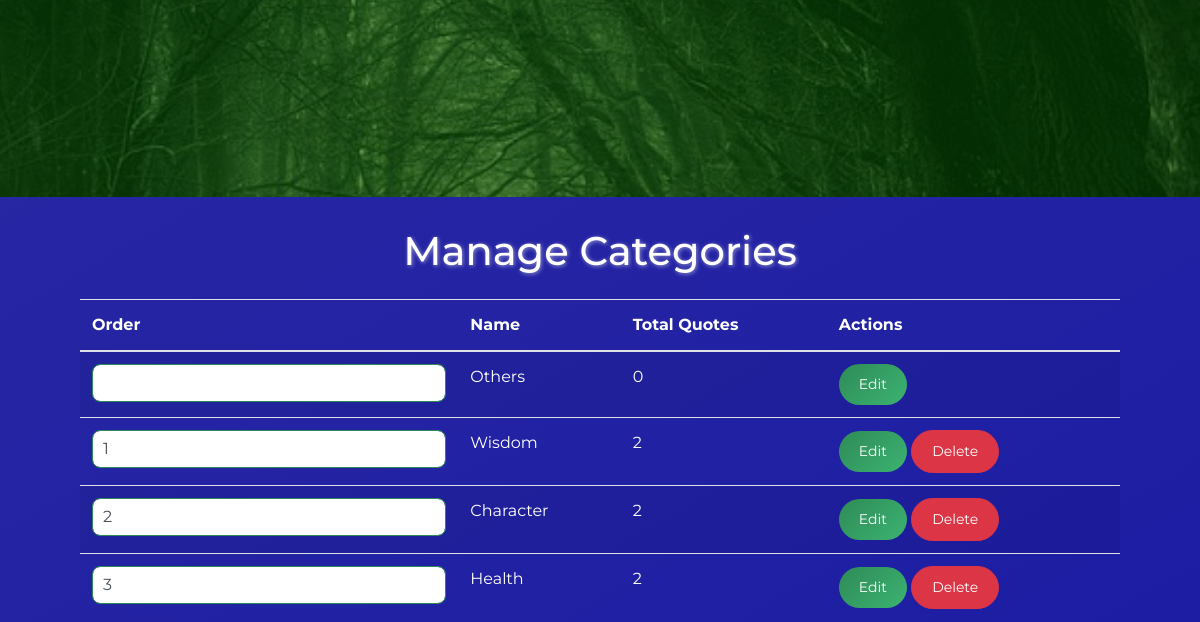
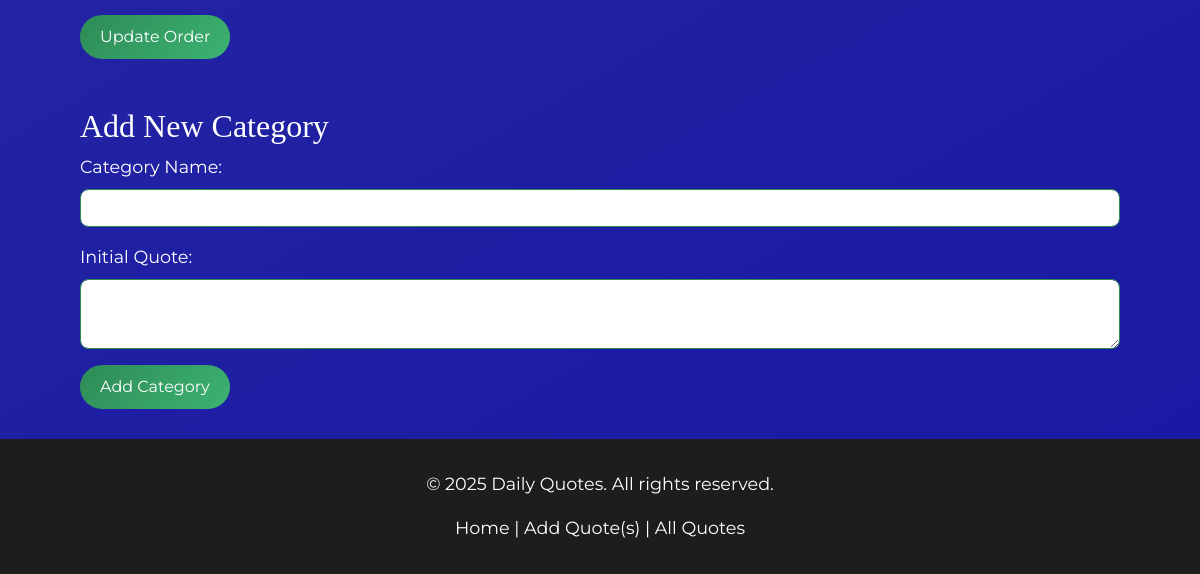
The page /categories (lower part) on the database as committed earlier (2 pictures, top to bottom).
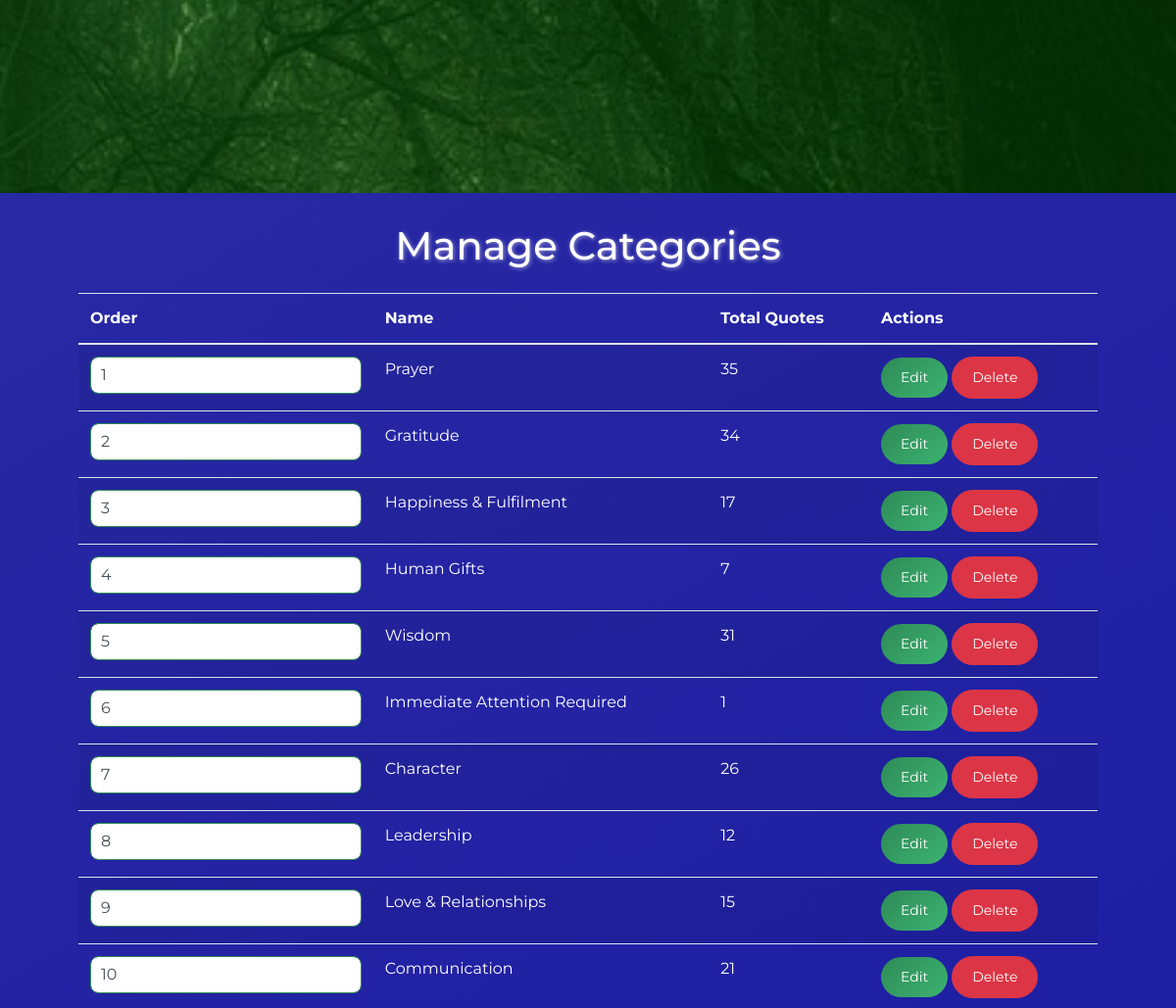
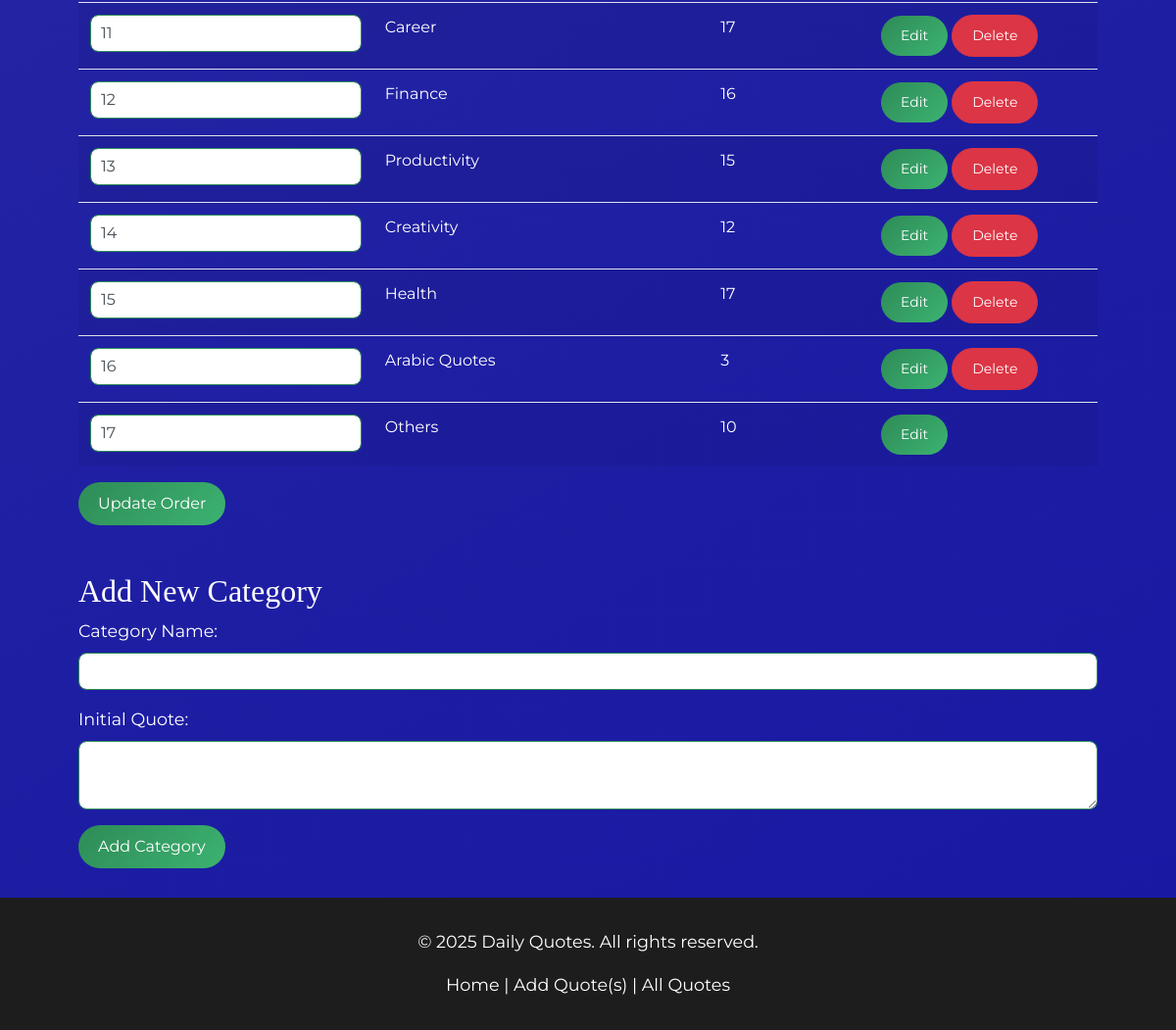
The same page on the database as committed later (2 pictures, top to bottom).
### tables this page shows
CREATE TABLE categories (
            id INTEGER PRIMARY KEY AUTOINCREMENT,
            name TEXT NOT NULL UNIQUE
        , "order" INTEGER);

### routes/categories.py (the view)
@categories_bp.route('/categories', methods=['GET', 'POST'])
def manage_categories():
    conn = get_db_connection()
    if request.method == 'POST':
        if 'update_order' in request.form:
            orders = request.form.getlist('order')
            ids = request.form.getlist('id')
            for category_id, order_val in zip(ids, orders):
                conn.execute('UPDATE categories SET "order" = ? WHERE id = ?', (int(order_val), int(category_id)))
            conn.commit()
            flash('Category order updated successfully!', 'success')
            conn.close()
            return redirect(url_for('categories.manage_categories'))
        elif 'add_category' in request.form:
            category_name = request.form.get('category_name', '').strip()
            quote_text = request.form.get('quote_text', '').strip()
            if category_name and quote_text:
                try:
                    max_order = conn.execute('SELECT MAX("order") FROM categories').fetchone()[0]
                    if max_order is None:
                        max_order = 0
                    next_order = max_order + 1
                    conn.execute('INSERT INTO categories (name, "order") VALUES (?, ?)', (category_name, next_order))
                    conn.execute('INSERT INTO quotes (text, category) VALUES (?, ?)', (quote_text, category_name))
                    conn.commit()
                    flash('Category and quote added successfully!', 'success')
                except sqlite3.IntegrityError:
                    flash('Category already exists.', 'danger')
                conn.close()
                return redirect(url_for('categories.manage_categories'))
            else:
                flash('Please enter both a category name and an initial quote.', 'danger')
                conn.close()
                return redirect(url_for('categories.manage_categories'))
    else:
        categories = conn.execute('SELECT * FROM categories ORDER BY "order" ASC').fetchall()
        conn.close()
        return render_template('categories.html', categories=categories)

### __init__.py (called while the page is built)
def create_app():
    app = Flask(__name__)
    app.secret_key = secrets.token_hex(32)
    init_db()
    from routes.quotes import quotes_bp
    from routes.categories import categories_bp
    app.register_blueprint(quotes_bp)
    app.register_blueprint(categories_bp)
    @app.context_processor
    def inject_current_year():
        from datetime import datetime
        return {'current_year': datetime.utcnow().year}
    return app

### models.py (called while the page is built)
def get_db_connection():
    conn = sqlite3.connect('quotes.db')
    conn.row_factory = sqlite3.Row
    return conn

### routes/quotes.py (called while the page is built)
@quotes_bp.app_template_global()
def get_quote_count(category_name):
    conn = get_db_connection()
    count = conn.execute('SELECT COUNT(*) FROM quotes WHERE category = ?', (category_name,)).fetchone()[0]
    conn.close()
    return count

### templates/categories.html (shortened to what this page needs)
{% extends 'base.html' %}
{% block content %}
<div class="container">
    <h1 class="my-4 text-center">Manage Categories</h1>
    <form method="POST">
        <table class="table table-striped text-white">
            <thead>
                <tr>
                    <th>Order</th>
                    <th>Name</th>
                    <th>Total Quotes</th>
                    <th>Actions</th>
                </tr>
            </thead>
            <tbody>
                {% for category in categories %}
                <tr>
                    <td>
                        <input type="number" name="order" value="{{ category['order'] }}" min="1" required class="form-control">
                    </td>
                    <td>{{ category['name'] }}</td>
                    <td>{{ get_quote_count(category['name']) }}</td>
                    <td>
                        <a href="{{ url_for('categories.edit_category', id=category['id']) }}" class="btn btn-sm btn-primary">Edit</a>
                        {% if category['name'] != 'Others' %}
                        <a href="{{ url_for('categories.delete_category', id=category['id']) }}" class="btn btn-sm btn-danger">Delete</a>
                        {% endif %}
                    </td>
                </tr>
                {% endfor %}
            </tbody>
        </table>
        <button type="submit" name="update_order" class="btn btn-success mb-5">Update Order</button>
    </form>
    <h2>Add New Category</h2>
    <form method="post" action="{{ url_for('categories.manage_categories') }}">
        <div class="form-group">
            <label for="category_name">Category Name:</label>
            <input type="text" name="category_name" id="category_name" class="form-control" required>
        </div>
        <div class="form-group">
            <label for="quote_text">Initial Quote:</label>
            <textarea name="quote_text" id="quote_text" class="form-control" required></textarea>
        </div>
        <button type="submit" name="add_category" class="btn btn-primary">Add Category</button>
    </form>
</div>
{% endblock %}

### templates/base.html (shortened to what this page needs)
<!DOCTYPE html>
<html lang="en">
<head>
    <link rel="stylesheet" href="https://stackpath.bootstrapcdn.com/bootstrap/4.5.2/css/bootstrap.min.css">
    <link rel="stylesheet" href="{{ url_for('static', filename='styles.css') }}">
    <link rel="stylesheet" href="https://cdnjs.cloudflare.com/ajax/libs/OwlCarousel2/2.3.4/assets/owl.carousel.min.css">
    <link rel="stylesheet" href="https://cdnjs.cloudflare.com/ajax/libs/OwlCarousel2/2.3.4/assets/owl.theme.default.min.css">
    <link rel="stylesheet" href="https://cdnjs.cloudflare.com/ajax/libs/font-awesome/5.15.3/css/all.min.css">
    <link rel="stylesheet" href="https://cdnjs.cloudflare.com/ajax/libs/animate.css/4.1.1/animate.min.css"/>
</head>
    <header class="hero-section" style="background-image: url('{{ url_for('static', filename='images/green.jpg') }}');">
        <div class="overlay"></div>
    </header>
    <div class="container main-content">
        {% block content %}{% endblock %}
    </div>
    <footer class="text-white">
        <div class="container text-center">
            <p>&copy; {{ current_year }} Daily Quotes. All rights reserved.</p>
            <div class="footer-links">
                <a href="{{ url_for('quotes.home') }}" class="text-white">Home</a> |
                <a href="{{ url_for('quotes.add_quote') }}" class="text-white">Add Quote(s)</a> |
                <a href="{{ url_for('quotes.all_quotes') }}" class="text-white">All Quotes</a>
            </div>
        </div>
    </footer>
</body>
</html>

### static/styles.css (style rules this page uses)
.hero-section { position: relative; background-size: cover; background-position: center; background-attachment: fixed; height: 100vh; display: flex; align-items: center; justify-content: center; }
.hero-section .overlay { position: absolute; top: 0; left: 0; right: 0; bottom: 0; background: rgba(0, 77, 0, 0.5); }
h2, h3, h4, h5 { font-family: 'Playfair Display', serif; font-weight: 100; color: #ffffff; }
h1 { margin-bottom: 30px; text-shadow: 1px 1px 4px rgba(255, 255, 255, 0.5); font-size: 2.5em; margin-bottom: 30px; color: #ffffff; }
.container { margin: 30px auto; max-width: 1100px; padding: 0 15px; }
.btn { border-radius: 25px; padding: 10px 20px; transition: background-color 0.3s, transform 0.3s; }
.btn-primary { background: linear-gradient(135deg, #2e8b57, #3cb371); border: none; color: #fff; transition: transform 0.3s ease, box-shadow 0.3s ease; }
.btn-success { background: linear-gradient(135deg, #2e8b57, #3cb371); border: none; color: #fff; }
.form-control { border-radius: 8px; padding: 10px; border: 1px solid #2e8b57; }
.form-group label { color: #ffffff; font-size: 1.1em; }
footer { color: #fff; padding: 1px 1px; text-align: center; position: relative; margin-top: 5px; font-size: 1.1em; background: rgb(30, 29, 29); transition: background 0.3s; }
a { color: #2e8b57; text-decoration: none; transition: color 0.3s; }

Rows that differ between the two databases and show on the page:
removed categories: order "1", name "Wisdom", name "2"
removed categories: order "2", name "Character", name "2"
removed categories: order "3", name "Health", name "2"
added categories: order "1", name "Prayer", name "35"
added categories: order "2", name "Gratitude", name "34"
added categories: order "3", name "Happiness & Fulfilment", name "17"
added categories: order "4", name "Human Gifts", name "7"
added categories: order "5", name "Wisdom", name "31"
added categories: order "6", name "Immediate Attention Required", name "1"
added categories: order "7", name "Character", name "26"
added categories: order "8", name "Leadership", name "12"
added categories: order "9", name "Love & Relationships", name "15"
added categories: order "10", name "Communication", name "21"
added categories: order "11", name "Career", name "17"
added categories: order "12", name "Finance", name "16"
added categories: order "13", name "Productivity", name "15"
added categories: order "14", name "Creativity", name "12"
added categories: order "15", name "Health", name "17"
added categories: order "16", name "Arabic Quotes", name "3"
changed categories "Others": order (not shown) → "17"; name "0" → "10"
